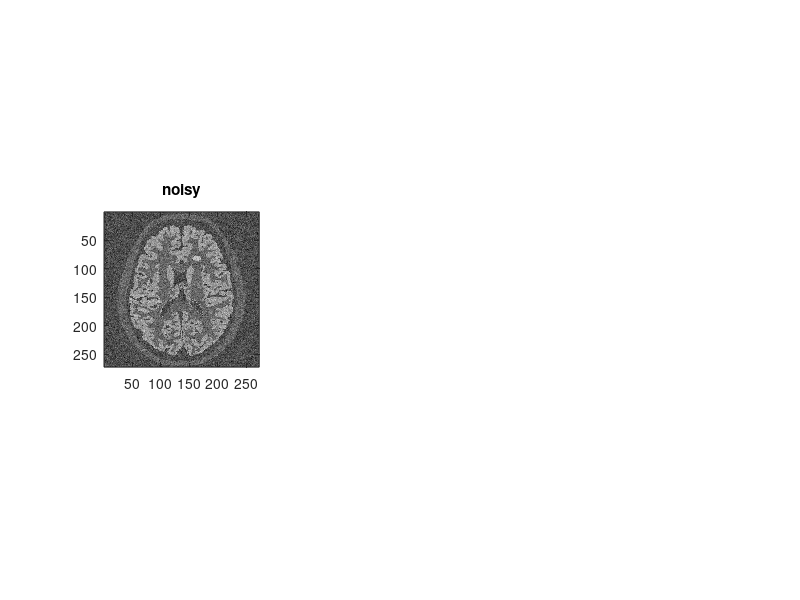

This figure's MATLAB source: (Note: this script raises an error after producing the figure.)
% Some example code for denoising with a prior, either with directional TV
% or the infimal convolution of two TV Bregman distances 
clear; close all; clc; 

% Load some images 
load('pet_gt.mat');
load('mri_gt.mat');
uc = groundTruthPET;
vc = groundTruthMRI;

% load a red/blue colormap
load('blue_red_colormap.mat');

norm_type = 'iso';

%% Create a noisy version of u
sigma = 0.2;
un = uc + sigma * randn(size(uc)) * max(uc(:));
figure; subplot(131); 
imagesc(un); colormap gray; axis image; title('noisy');

%% Create a gradient of the MR image 
eta = 0.05;
grad_vc = gradient_direction(vc,eta);

% compute a subgradient 
beta = 0.01;
[vc_rof, ~, q] = rof(vc, beta, 'fista', 'niter', 20000, 'verbose', 1, 'tol', 1e-5, 'norm_type', norm_type, 'epsilon', 0.01);
subgrad_vc = q/beta;

%% Do the denoising with dTV
alpha = 5;
niter = 2000;
[u, ~] = prox_dtv_pd(un,grad_vc,alpha,'niter',niter);

% Compare to a standard ROF reconstruction
u2 = rof(un,2,'pd','niter',niter,'verbose',true);

% Plot
subplot(132); 
imagesc(shrinkImage(abs(u),0,10)); colormap gray; axis image; title('with prior');
subplot(133); 
imagesc(shrinkImage(u2,0,10)); colormap gray; axis image; title('rof');
figure;
imagesc(diffImage(abs(u), uc, [0, 10])); colormap(cmap); axis image; title('difference "with prior" and "ground truth"');

%% do it with ICBTV
alpha = 5;
niter = 5000;
w = 0.1;
[u, u_erg, hist_u, z] = prox_icbtv_tv(un, subgrad_vc, alpha, w, 'niter', niter, 'int', 100, 'norm_type', norm_type);

figure; 
subplot(131);
imagesc(shrinkImage(u, 0, 10)); axis image; colormap gray; title('w/ prior: iterate');
subplot(132); 
imagesc(shrinkImage(u_erg, 0, 10)); axis image; colormap gray; title('w/ prior: ergodic');
subplot(133); plot(hist_u.rmse); title('evolution RMSE');

figure; 
imagesc(diffImage(u, uc, [0, 10]) + 0.5); colormap(cmap); axis image; title('w/ prior: diff. to ground truth'); 

%% Try a reconstruction with a shifted version of the prior 
s = [2, 1]; % in px
vc_shift = imtranslate(vc, s); 

% Compute a subgradient
grad_vc_shift = gradient_direction(vc_shift, eta);
[vc_rof_shift, ~, q_shift] = rof(vc_shift, beta, 'fista', 'verbose', 1, 'tol', 1e-5, 'norm_type', norm_type, 'epsilon', 0.001);
subgrad_vc_shift = q_shift/beta;

% show
figure; 
subplot(131); 
imagesc(subgrad_vc_shift(:,:,1)); axis image; title('x gradient');
subplot(132); 
imagesc(subgrad_vc_shift(:,:,2)); axis image; title('y gradient');
subplot(133); 
imagesc(sqrt(sum(subgrad_vc_shift.^2,3))); axis image; title('norm gradient');

%% reconstruct
alpha = 10;
w = 0.1;
[u_shift, hist_u_shift] = prox_icbtv_tv(un, subgrad_vc_shift, alpha, w, 'niter', niter, 'int', 100); 

% show 
figure; 
imagesc(shrinkImage(u_shift, 0, 10)); colormap gray; axis image; title('with prior');

figure;
imagesc(diffImage(u_shift, uc, [0, 10]) + 0.5); colormap(cmap); axis image; title('diff. to ground truth'); 

%% Try a rotation 
gamma = 2; % angle for rotation
vc_rot = imrotate(vc, gamma, 'bilinear', 'crop');

eta = 0.05;
grad_vc_rot = gradient_direction(vc_rot, eta);
[vc_rof_rot, ~, q_rot] = rof(vc_rot, beta, 'fista', 'niter', 20000, 'verbose', 1, 'tol', 1e-6, 'norm_type', norm_type, 'epsilon', 0.001);
subgrad_vc_rot = q_rot/beta;

niter = 5000;
[u_rot, hist_u_rot] = prox_icbtv_tv(un, subgrad_vc_rot, alpha, w, 'niter', niter); 

figure; 
imagesc(shrinkImage(abs(u_rot), 0, 10)); colormap gray; axis image; title('with prior');

figure; 
imagesc(diffImage(abs(u_rot), uc, [0, 10]) + 0.5); colormap(cmap); axis image; title('diff. to ground truth');
